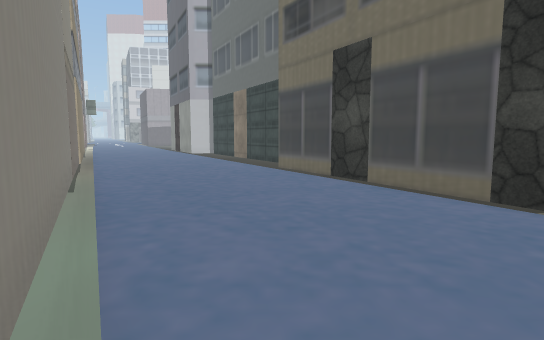
[1] (above)

14 first-person views from a walk through a 3-D level made in the Unity game engine. The camera is 1.4 m above the floor, tilts 6° down and sees 80° across. The floor is counted in squares, 1.41 m on a side. Each view is taken from the middle of a square. On the plan, view 1 faces up. The plan holds only what a view shows up to about 12 squares ahead; the rest is blank. The place goes on beyond the plan. The player is left out. Some animated figures are not drawn. Some surface patterns are stand-ins.

[2]
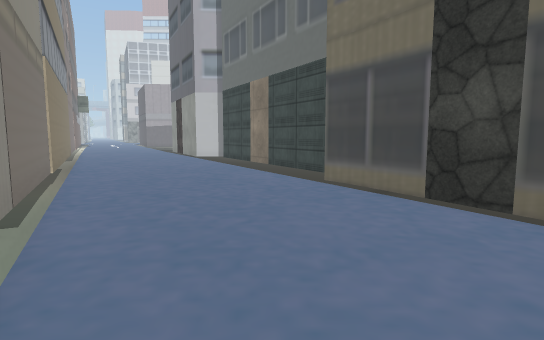

[3]
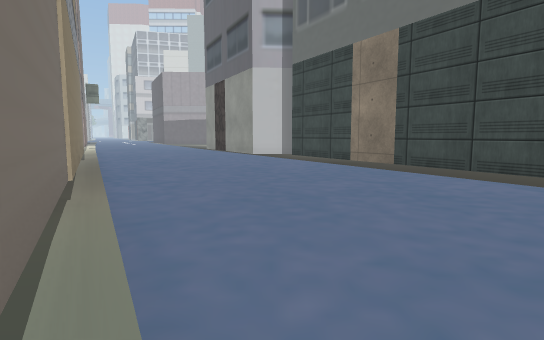

[4]
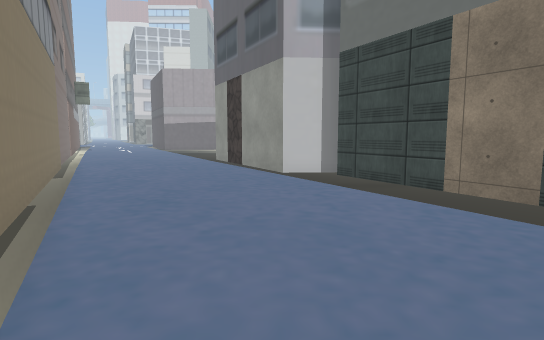

[5]
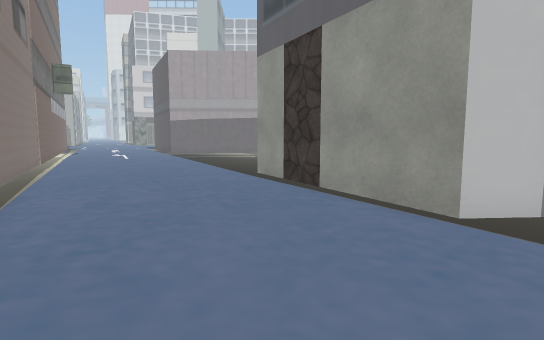

[6]
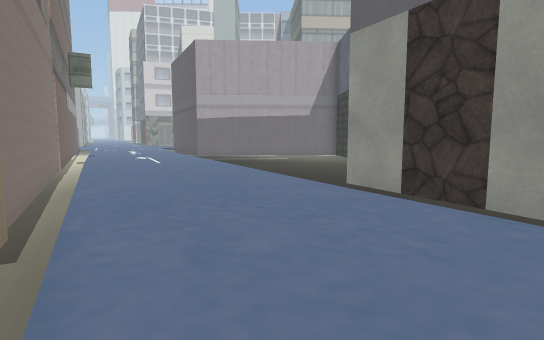

[7]
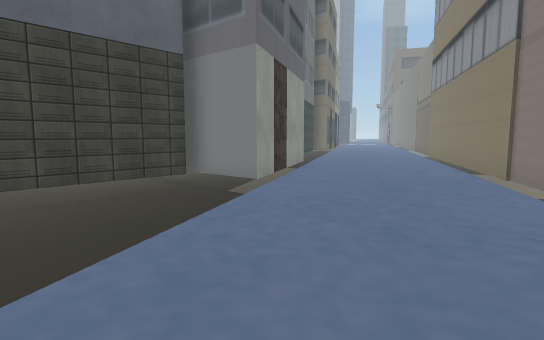

[8]
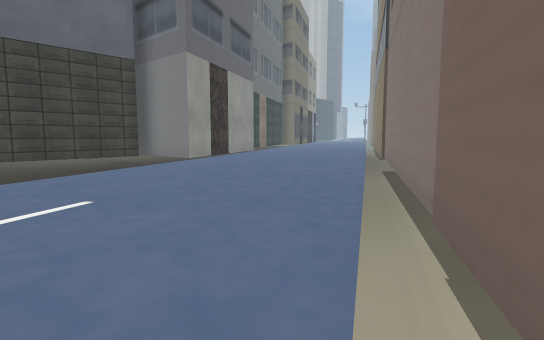

[9]
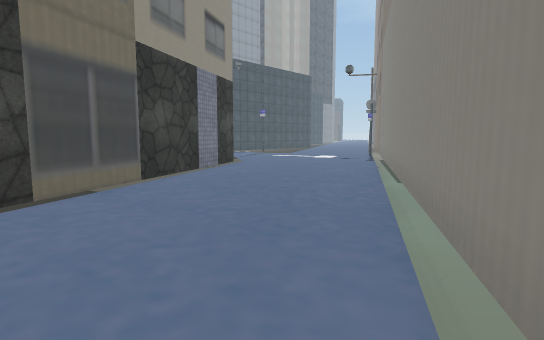

[10]
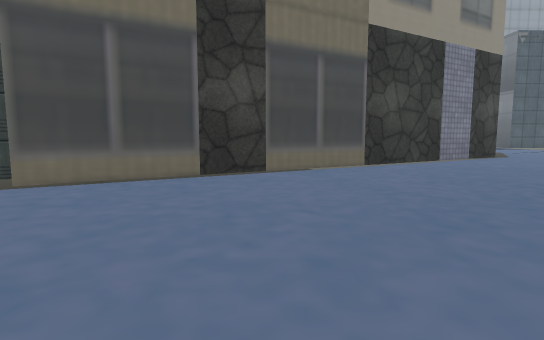

[11]
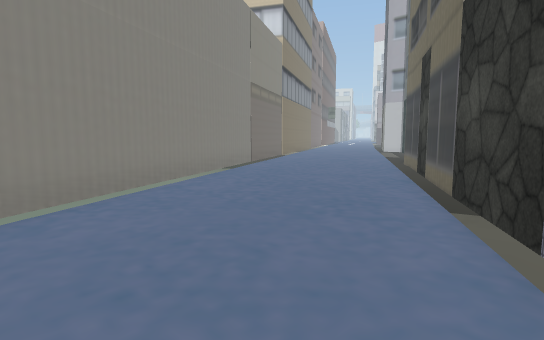

[12]
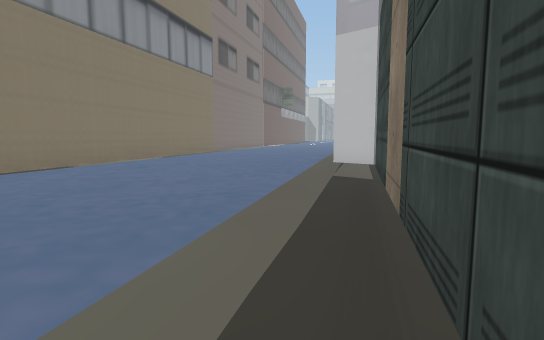

[13]
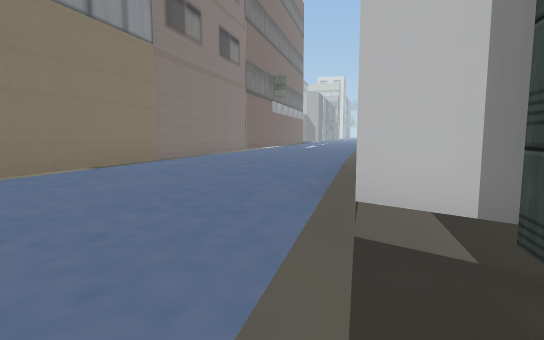

[14]
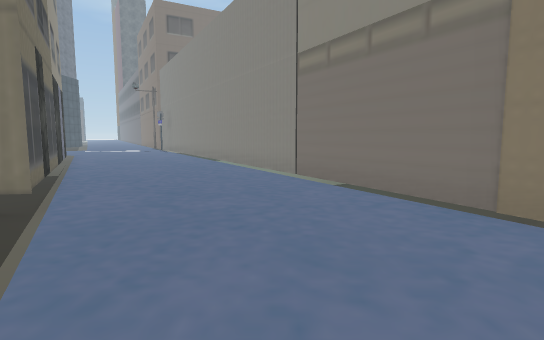

### Floor plan
Key: @ floor where view 1 was taken; # wall or solid block; . main floor; - floor 0.5 m lower than the main floor; / step, stairs or slope.
Columns run from 17 left of view 1 to 5 right of it. Each row starts with its distance up from view 1.
 29 #/..../----
 28 ##...../----#
 27  #/.....----#
 26  ##/..../---#
 25   #/.....---#
 24   ##/..../###
 23    #/.....##
 22    ##/.....#
 21     ##.....##
 20      #......#
 19      ##.....###
 18       #/.....-##
 17       ##...../-#
 16        #/.....-##
 15        ##/..../-#
 14         ##...../##
 13          #...../-##
 12          ##...../-#
 11           #......-#
 10           ##...../#
  9            #/.....##
  8            ##......#
  7             #/.....##
  6             ##/.....#
  5              ##.....##
  4               #......##
  3               ##......#
  2                #......#
  1                ##......
  0                 #@.....
 -1                 ##.....

Where each view was taken, in squares from view 1:
view 1: 0 up, 0 right, facing up
view 2: 3 up, 1 left, facing up
view 3: 7 up, 4 left, facing up
view 4: 10 up, 5 left, facing up
view 5: 15 up, 7 left, facing up
view 6: 17 up, 9 left, facing up
view 7: 29 up, 13 left, facing down-right
view 8: 29 up, 16 left, facing down-right
view 9: 8 up, 4 left, facing down-right
view 10: 7 up, 4 left, facing right
view 11: 1 down, 5 right, facing up-left
view 12: 12 up, 0 right, facing up-left
view 13: 16 up, 3 left, facing up-left
view 14: 16 up, 4 left, facing down
